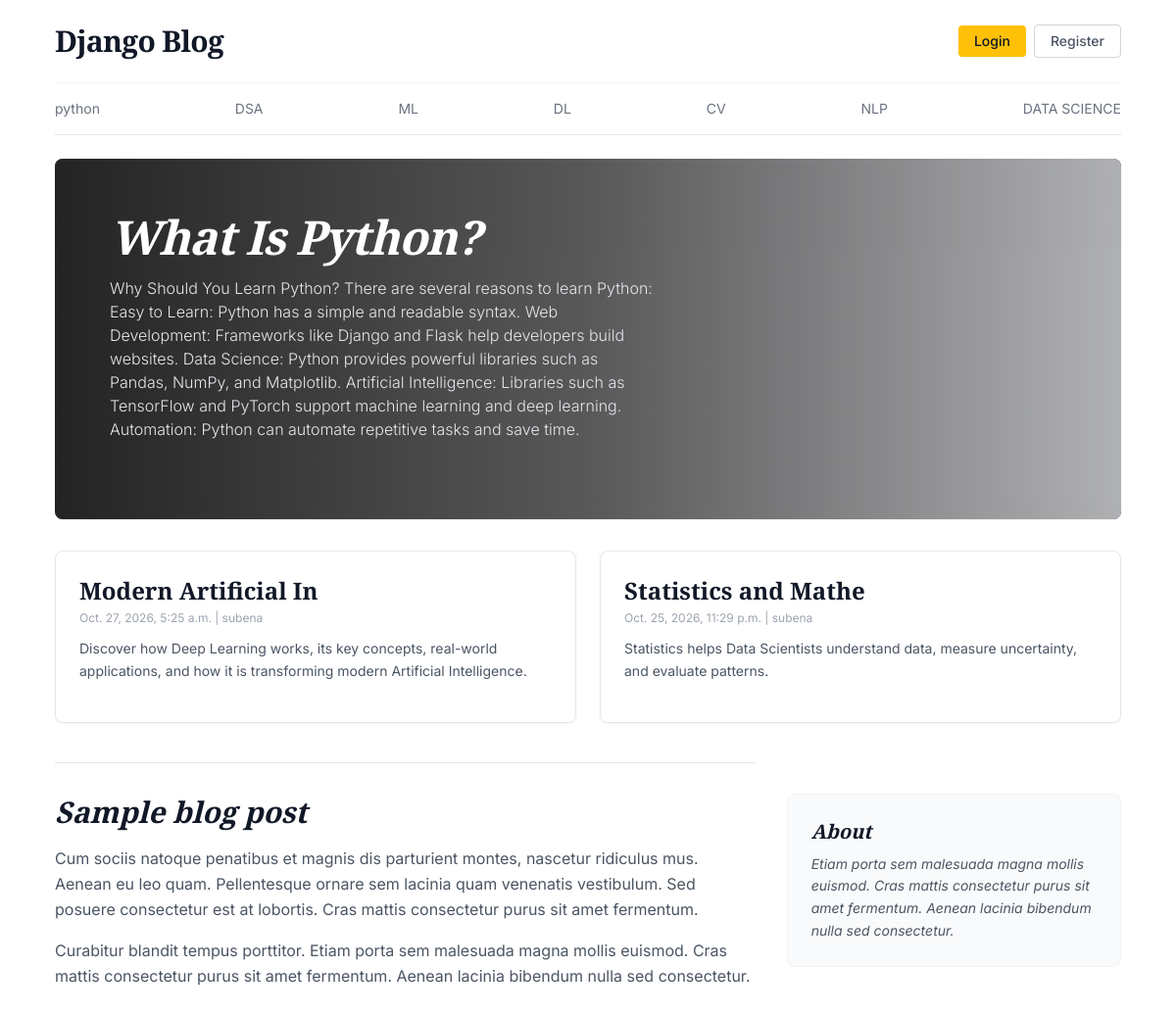
/, run on an earlier commit of the app's database.
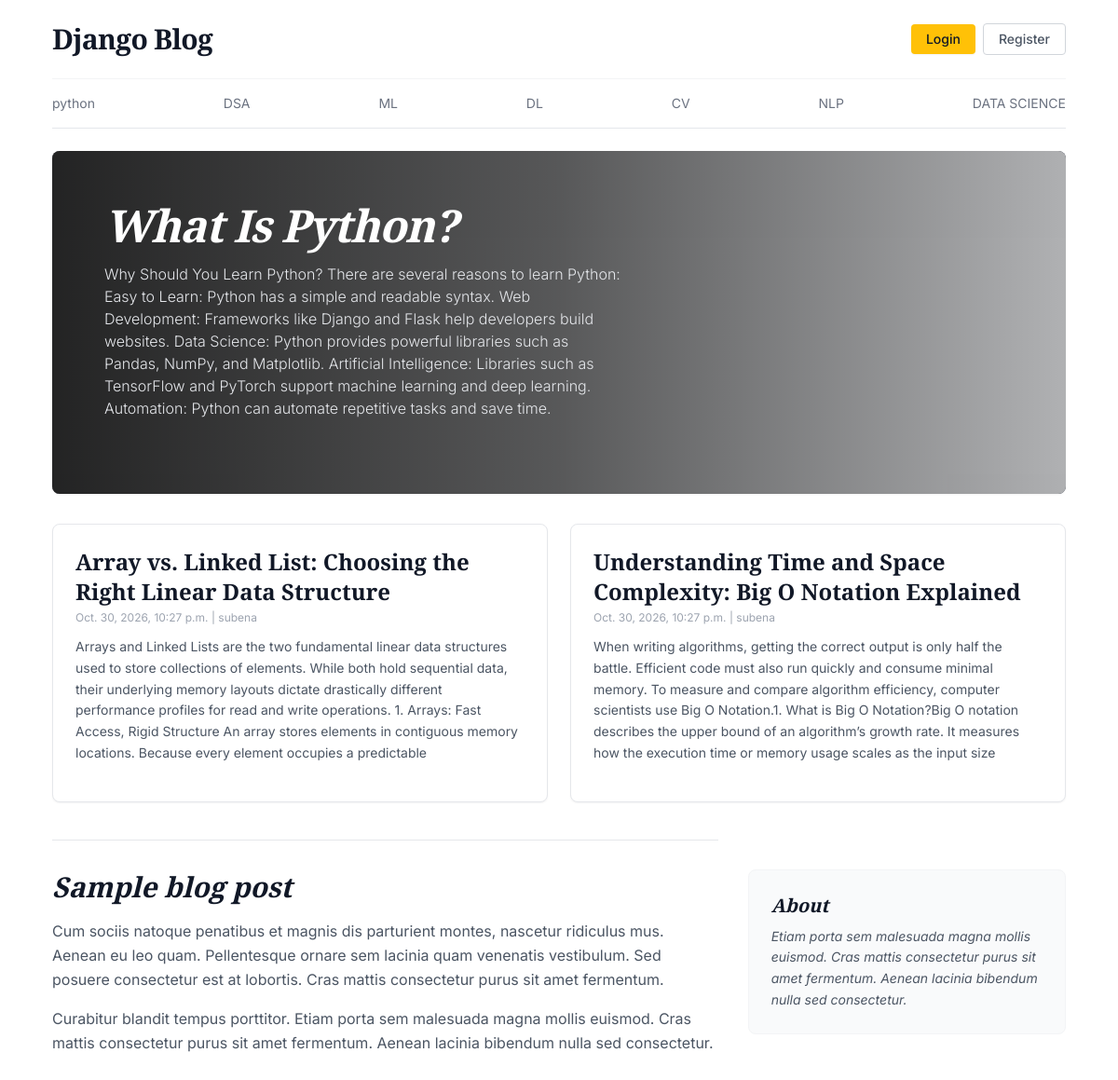
And on a later commit of the database.
### blog/models.py (models this page shows, shortened)
class Category(models.Model):
    name = models.CharField(max_length = 100, unique=True)
    created_at = models.DateTimeField(auto_now_add = True)
    updated_at = models.DateTimeField(auto_now = True)

class BlogPost(models.Model):
    title = models.CharField(max_length = 200)
    slug = models.CharField(max_length = 200,unique=True,blank =True)
    category = models.ForeignKey(Category,on_delete = models.CASCADE)
    author = models.ForeignKey(User,on_delete = models.CASCADE)
    short_description = models.CharField(max_length = 400)
    featured_image = models.ImageField(upload_to='posts/', blank=True, null=True)
    blog_body = models.CharField(max_length = 2000)
    status = models.IntegerField(choices = STATUS_MODE)
    is_feature = models.BooleanField(default=False)
    created_at = models.DateTimeField(auto_now = True)
    updated_at = models.DateTimeField(auto_now = True)

### blog/views.py (the view)
# urls.py: path('', views.home, name='home'),
def home(request):
    categories = Category.objects.all()
    blog_info = BlogPost.objects.all()
    features_post = BlogPost.objects.filter(is_feature = True).first()
    recent_posts = BlogPost.objects.all().order_by('-id')[:2]
    context = {
        'features_post':features_post,
        'blog_info':blog_info,
        'categories':categories,
        'recent_posts':recent_posts
    }
    return render( request,'home.html',  context  )

### blog/context_processors.py (called while the page is built)
def get_categories(request):
    categories = Category.objects.all()
    return dict(categories=categories)

### templates/home.html (shortened to what this page needs)
{% extends 'base.html' %}
    {% block content %}
        <section class="mt-6">
            <div class="relative rounded-lg overflow-hidden bg-gray-900 min-h-[320px] flex items-center shadow-sm">
                <img src="https://images.unsplash.com/photo-1540747913346-19e32dc3e97e?q=80&w=1600&auto=format&fit=crop"
                     alt="Sports Background"
                     class="absolute inset-0 w-full h-full object-cover object-center opacity-85"
                     onerror="this.src='https://placehold.co/1200x400/2e5b23/ffffff?text=Sports+Background'">
                <div class="absolute inset-0 bg-gradient-to-r from-black/80 via-black/50 to-transparent"></div>
                <div class="relative z-10 p-8 sm:p-12 md:p-14 max-w-2xl text-white">
                    {% if  features_post %}
                    <h1 class="font-serif text-3xl sm:text-4xl md:text-5xl italic font-bold tracking-tight mb-4 leading-tight">
                       {{features_post.title}}
                    </h1>
                    <p class="text-gray-200 text-sm sm:text-base leading-relaxed mb-6 font-light">
                        {{features_post.blog_body}}
                    </p>
                    {% endif %}
                </div>
            </div>
        </section>
        <section class="mt-8 grid grid-cols-1 md:grid-cols-2 gap-6">
            {% for rect_post in   recent_posts %}
            <div class="bg-white p-6 rounded-lg border border-gray-200 shadow-sm hover:shadow-md transition-shadow">
                <h2 class="font-serif text-2xl font-bold text-gray-900 mb-1">
                    {{rect_post.title}}
                </h2>
                <div class="text-xs text-gray-400 mb-3">
                    {{rect_post.created_at}} | {{rect_post.author}}
                </div>
                <p class="text-gray-600 text-sm leading-relaxed mb-4">
                    {{rect_post.short_description}}
                </p>
            </div>
            {% endfor %}
        </section>
        <div class="mt-10 grid grid-cols-1 lg:grid-cols-3 gap-8 pb-16">
            <main class="lg:col-span-2 border-t pt-8 border-gray-200">
                <article class="prose max-w-none">
                    <h2 class="font-serif text-3xl font-bold text-gray-900 mb-4 italic">
                        Sample blog post
                    </h2>
                    <p class="text-gray-600 text-base leading-relaxed mb-4">
                        Cum sociis natoque penatibus et magnis dis parturient montes, nascetur ridiculus mus. Aenean eu leo quam. Pellentesque ornare sem lacinia quam venenatis vestibulum. Sed posuere consectetur est at lobortis. Cras mattis consectetur purus sit amet fermentum.
                    </p>
                    <p class="text-gray-600 text-base leading-relaxed">
                        Curabitur blandit tempus porttitor. Etiam porta sem malesuada magna mollis euismod. Cras mattis consectetur purus sit amet fermentum. Aenean lacinia bibendum nulla sed consectetur.
                    </p>
                </article>
            </main>
            <aside class="lg:col-span-1 border-t pt-8 lg:border-t-0 border-gray-200">
                <div class="bg-gray-50 p-6 rounded-lg border border-gray-100">
                    <h3 class="font-serif text-xl italic font-bold text-gray-900 mb-2">
                        About
                    </h3>
                    <p class="text-gray-600 text-sm leading-relaxed italic">
                        Etiam porta <i>sem malesuada magna mollis</i> euismod. Cras mattis consectetur purus sit amet fermentum. Aenean lacinia bibendum nulla sed consectetur.
                    </p>
                </div>
            </aside>
        </div>
    </div>
    {% endblock %}

### templates/base.html (shortened to what this page needs)
{% load static %}
<!DOCTYPE html>
<html lang="en">
<head>
    <script src="https://cdn.tailwindcss.com"></script>
</head>
<body class="bg-white text-gray-800 font-sans antialiased min-h-screen flex flex-col">
    <div class="max-w-6xl mx-auto px-4 sm:px-6 lg:px-8 w-full">
        <header class="flex justify-between items-center py-6 border-b border-gray-100">
            <a href="#" class="font-serif text-3xl font-bold tracking-tight text-gray-900 hover:text-gray-700 transition-colors">
                Django Blog
            </a>
            <div class="flex items-center space-x-2">
                <button class="bg-amberButton hover:bg-yellow-500 text-gray-900 text-sm font-medium px-4 py-1.5 rounded transition-colors shadow-sm">
                    Login
                </button>
                <button class="border border-gray-300 hover:bg-gray-50 text-gray-600 text-sm font-medium px-4 py-1.5 rounded transition-colors">
                    Register
                </button>
            </div>
        </header>
        <nav class="py-4 border-b border-gray-200">
            <ul class="flex flex-wrap justify-between items-center text-sm font-normal text-gray-500 gap-y-2">
               {% for category in categories %}
                <li><a href="{% url 'posts_by_category' category.id %}" class="hover:text-gray-900 transition-colors">{{ category.name }}</a></li>
                {% endfor %}
            </ul>
        </nav>
{% block content %}
{% endblock %}
</body>
</html>

What changed in the data, as far as the page shows it:
no longer on this page (row unchanged): BlogPost: title "Modern Artificial In", created_at "Oct. 27, 2026, 5:25 a.m.", author "subena", short_description "Discover how Deep Learning works, its key concepts, real-world applications, and how it is transforming modern Artificial Intelligence."
no longer on this page (row unchanged): BlogPost: title "Statistics and Mathe", created_at "Oct. 25, 2026, 11:29 p.m.", author "subena", short_description "Statistics helps Data Scientists understand data, measure uncertainty, and evaluate patterns."
added BlogPost: title "Array vs. Linked List: Choosing the Right Linear Data Structure", created_at "Oct. 30, 2026, 10:27 p.m.", author "subena", short_description "Arrays and Linked Lists are the two fundamental linear data structures used to store collections of elements. While both hold sequential data, their underlying memory layouts dictate drastically different performance profiles for read and write operations. 1. Arrays: Fast Access, Rigid Structure An array stores elements in contiguous memory locations. Because every element occupies a predictable"
added BlogPost: title "Understanding Time and Space Complexity: Big O Notation Explained", created_at "Oct. 30, 2026, 10:27 p.m.", author "subena", short_description "When writing algorithms, getting the correct output is only half the battle. Efficient code must also run quickly and consume minimal memory. To measure and compare algorithm efficiency, computer scientists use Big O Notation.1. What is Big O Notation?Big O notation describes the upper bound of an algorithm’s growth rate. It measures how the execution time or memory usage scales as the input size"
